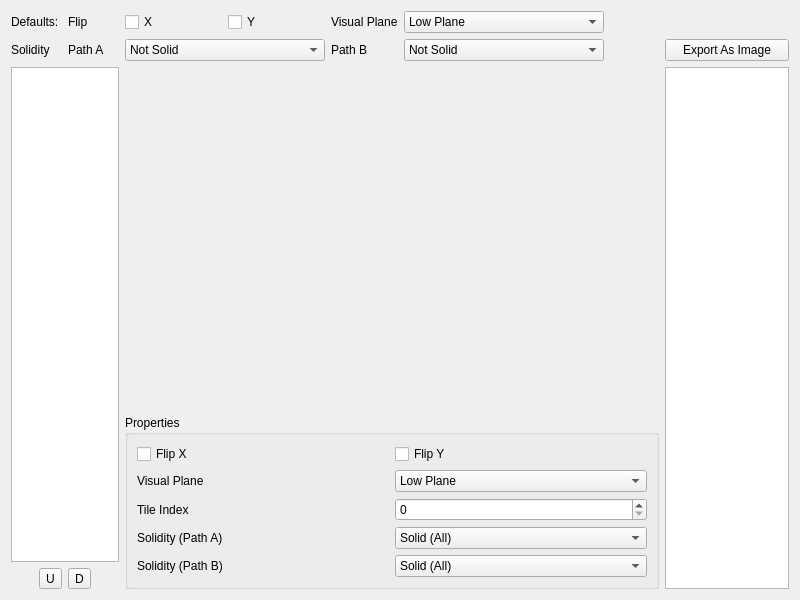
<?xml version="1.0" encoding="UTF-8"?>
<ui version="4.0">
 <class>ChunkEditor</class>
 <widget class="QWidget" name="ChunkEditor">
  <property name="geometry">
   <rect>
    <x>0</x>
    <y>0</y>
    <width>800</width>
    <height>600</height>
   </rect>
  </property>
  <property name="windowTitle">
   <string>Form</string>
  </property>
  <layout class="QGridLayout" name="gridLayout">
   <item row="1" column="5">
    <widget class="QComboBox" name="defSolidB">
     <property name="currentIndex">
      <number>3</number>
     </property>
     <item>
      <property name="text">
       <string>Solid (All)</string>
      </property>
     </item>
     <item>
      <property name="text">
       <string>Solid (Top Only, Grippable)</string>
      </property>
     </item>
     <item>
      <property name="text">
       <string>Solid (All Except Top)</string>
      </property>
     </item>
     <item>
      <property name="text">
       <string>Not Solid</string>
      </property>
     </item>
     <item>
      <property name="text">
       <string>Solid (Top Only, Not Grippable)</string>
      </property>
     </item>
    </widget>
   </item>
   <item row="1" column="11">
    <widget class="QPushButton" name="exportImg">
     <property name="text">
      <string>Export As Image</string>
     </property>
    </widget>
   </item>
   <item row="0" column="1">
    <widget class="QLabel" name="label_9">
     <property name="text">
      <string>Flip</string>
     </property>
    </widget>
   </item>
   <item row="3" column="2" rowspan="3" colspan="9">
    <widget class="QGroupBox" name="groupBox">
     <property name="sizePolicy">
      <sizepolicy hsizetype="Preferred" vsizetype="Minimum">
       <horstretch>0</horstretch>
       <verstretch>0</verstretch>
      </sizepolicy>
     </property>
     <property name="maximumSize">
      <size>
       <width>16777215</width>
       <height>16777215</height>
      </size>
     </property>
     <property name="title">
      <string>Properties</string>
     </property>
     <layout class="QGridLayout" name="gridLayout_2">
      <item row="4" column="0">
       <widget class="QLabel" name="label_4">
        <property name="text">
         <string>Solidity (Path B)</string>
        </property>
       </widget>
      </item>
      <item row="3" column="1">
       <widget class="QComboBox" name="solidityA">
        <item>
         <property name="text">
          <string>Solid (All)</string>
         </property>
        </item>
        <item>
         <property name="text">
          <string>Solid (Top Only, Grippable)</string>
         </property>
        </item>
        <item>
         <property name="text">
          <string>Solid (All Except Top)</string>
         </property>
        </item>
        <item>
         <property name="text">
          <string>Not Solid</string>
         </property>
        </item>
        <item>
         <property name="text">
          <string>Solid (Top Only, Not Grippable)</string>
         </property>
        </item>
       </widget>
      </item>
      <item row="3" column="0">
       <widget class="QLabel" name="label">
        <property name="text">
         <string>Solidity (Path A)</string>
        </property>
       </widget>
      </item>
      <item row="2" column="0">
       <widget class="QLabel" name="label_3">
        <property name="text">
         <string>Tile Index</string>
        </property>
       </widget>
      </item>
      <item row="1" column="1">
       <widget class="QComboBox" name="visualPlane">
        <item>
         <property name="text">
          <string>Low Plane</string>
         </property>
        </item>
        <item>
         <property name="text">
          <string>High Plane</string>
         </property>
        </item>
       </widget>
      </item>
      <item row="0" column="1">
       <widget class="QCheckBox" name="flipY">
        <property name="text">
         <string>Flip Y</string>
        </property>
       </widget>
      </item>
      <item row="2" column="1">
       <widget class="QSpinBox" name="tileIndex">
        <property name="maximum">
         <number>4095</number>
        </property>
       </widget>
      </item>
      <item row="0" column="0">
       <widget class="QCheckBox" name="flipX">
        <property name="text">
         <string>Flip X</string>
        </property>
       </widget>
      </item>
      <item row="1" column="0">
       <widget class="QLabel" name="label_2">
        <property name="text">
         <string>Visual Plane</string>
        </property>
       </widget>
      </item>
      <item row="4" column="1">
       <widget class="QComboBox" name="solidityB">
        <item>
         <property name="text">
          <string>Solid (All)</string>
         </property>
        </item>
        <item>
         <property name="text">
          <string>Solid (Top Only, Grippable)</string>
         </property>
        </item>
        <item>
         <property name="text">
          <string>Solid (All Except Top)</string>
         </property>
        </item>
        <item>
         <property name="text">
          <string>Not Solid</string>
         </property>
        </item>
        <item>
         <property name="text">
          <string>Solid (Top Only, Not Grippable)</string>
         </property>
        </item>
       </widget>
      </item>
     </layout>
    </widget>
   </item>
   <item row="0" column="10">
    <spacer name="horizontalSpacer">
     <property name="orientation">
      <enum>Qt::Horizontal</enum>
     </property>
     <property name="sizeHint" stdset="0">
      <size>
       <width>40</width>
       <height>20</height>
      </size>
     </property>
    </spacer>
   </item>
   <item row="0" column="4">
    <widget class="QLabel" name="label_6">
     <property name="text">
      <string>Visual Plane</string>
     </property>
    </widget>
   </item>
   <item row="1" column="2" colspan="2">
    <widget class="QComboBox" name="defSolidA">
     <property name="currentIndex">
      <number>3</number>
     </property>
     <item>
      <property name="text">
       <string>Solid (All)</string>
      </property>
     </item>
     <item>
      <property name="text">
       <string>Solid (Top Only, Grippable)</string>
      </property>
     </item>
     <item>
      <property name="text">
       <string>Solid (All Except Top)</string>
      </property>
     </item>
     <item>
      <property name="text">
       <string>Not Solid</string>
      </property>
     </item>
     <item>
      <property name="text">
       <string>Solid (Top Only, Not Grippable)</string>
      </property>
     </item>
    </widget>
   </item>
   <item row="0" column="0">
    <widget class="QLabel" name="label_5">
     <property name="text">
      <string>Defaults:</string>
     </property>
    </widget>
   </item>
   <item row="2" column="11" rowspan="4">
    <widget class="QListWidget" name="tileList">
     <property name="maximumSize">
      <size>
       <width>140</width>
       <height>16777215</height>
      </size>
     </property>
     <property name="viewMode">
      <enum>QListView::IconMode</enum>
     </property>
    </widget>
   </item>
   <item row="1" column="1">
    <widget class="QLabel" name="label_7">
     <property name="text">
      <string>Path A</string>
     </property>
    </widget>
   </item>
   <item row="0" column="2">
    <widget class="QCheckBox" name="defFlipX">
     <property name="text">
      <string>X</string>
     </property>
    </widget>
   </item>
   <item row="0" column="5">
    <widget class="QComboBox" name="defVisPlane">
     <item>
      <property name="text">
       <string>Low Plane</string>
      </property>
     </item>
     <item>
      <property name="text">
       <string>High Plane</string>
      </property>
     </item>
    </widget>
   </item>
   <item row="1" column="0">
    <widget class="QLabel" name="label_10">
     <property name="text">
      <string>Solidity</string>
     </property>
    </widget>
   </item>
   <item row="2" column="2" colspan="9">
    <widget class="QFrame" name="viewerFrame">
     <property name="sizePolicy">
      <sizepolicy hsizetype="Ignored" vsizetype="Expanding">
       <horstretch>0</horstretch>
       <verstretch>0</verstretch>
      </sizepolicy>
     </property>
     <property name="minimumSize">
      <size>
       <width>0</width>
       <height>0</height>
      </size>
     </property>
     <property name="maximumSize">
      <size>
       <width>16777215</width>
       <height>16777215</height>
      </size>
     </property>
     <layout class="QGridLayout" name="gridLayout_3"/>
    </widget>
   </item>
   <item row="1" column="4">
    <widget class="QLabel" name="label_8">
     <property name="text">
      <string>Path B</string>
     </property>
    </widget>
   </item>
   <item row="0" column="3">
    <widget class="QCheckBox" name="defFlipY">
     <property name="text">
      <string>Y</string>
     </property>
    </widget>
   </item>
   <item row="5" column="0" colspan="2">
    <layout class="QGridLayout" name="gridLayout_4">
     <item row="0" column="2">
      <widget class="QToolButton" name="downChunk">
       <property name="text">
        <string>D</string>
       </property>
       <property name="icon">
        <iconset resource="../../resources.qrc">
         <normaloff>:/icons/ic_arrow_downward_48px.svg</normaloff>:/icons/ic_arrow_downward_48px.svg</iconset>
       </property>
      </widget>
     </item>
     <item row="0" column="0">
      <spacer name="horizontalSpacer_2">
       <property name="orientation">
        <enum>Qt::Horizontal</enum>
       </property>
       <property name="sizeHint" stdset="0">
        <size>
         <width>40</width>
         <height>20</height>
        </size>
       </property>
      </spacer>
     </item>
     <item row="0" column="3">
      <spacer name="horizontalSpacer_3">
       <property name="orientation">
        <enum>Qt::Horizontal</enum>
       </property>
       <property name="sizeHint" stdset="0">
        <size>
         <width>40</width>
         <height>20</height>
        </size>
       </property>
      </spacer>
     </item>
     <item row="0" column="1">
      <widget class="QToolButton" name="upChunk">
       <property name="text">
        <string>U</string>
       </property>
       <property name="icon">
        <iconset resource="../../resources.qrc">
         <normaloff>:/icons/ic_arrow_upward_48px.svg</normaloff>:/icons/ic_arrow_upward_48px.svg</iconset>
       </property>
      </widget>
     </item>
    </layout>
   </item>
   <item row="2" column="0" rowspan="3" colspan="2">
    <widget class="QListWidget" name="chunkList">
     <property name="minimumSize">
      <size>
       <width>0</width>
       <height>0</height>
      </size>
     </property>
     <property name="maximumSize">
      <size>
       <width>140</width>
       <height>16777215</height>
      </size>
     </property>
     <property name="viewMode">
      <enum>QListView::IconMode</enum>
     </property>
    </widget>
   </item>
  </layout>
 </widget>
 <tabstops>
  <tabstop>defFlipX</tabstop>
  <tabstop>defFlipY</tabstop>
  <tabstop>defVisPlane</tabstop>
  <tabstop>defSolidA</tabstop>
  <tabstop>defSolidB</tabstop>
  <tabstop>chunkList</tabstop>
  <tabstop>upChunk</tabstop>
  <tabstop>downChunk</tabstop>
  <tabstop>flipX</tabstop>
  <tabstop>flipY</tabstop>
  <tabstop>visualPlane</tabstop>
  <tabstop>tileIndex</tabstop>
  <tabstop>solidityA</tabstop>
  <tabstop>solidityB</tabstop>
  <tabstop>exportImg</tabstop>
  <tabstop>tileList</tabstop>
 </tabstops>
 <resources>
  <include location="../../resources.qrc"/>
 </resources>
 <connections/>
</ui>
